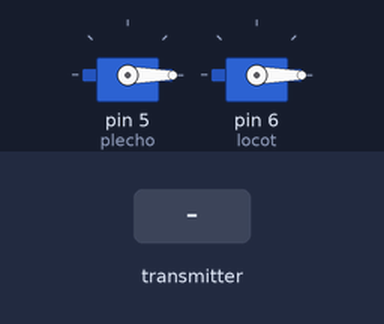
Bench run of a sketch on a simulated Arduino Uno, built with avr-gcc and run on an emulated ATmega328P. Shown: 2 × servo. The inputs (shaded band) are chosen by the test bench. No radio packets arrive unless stated.

Above: at 1.2 s.
1.3 s: the transmitter starts sending recieved_info.0 = 64
At 2.4 s:
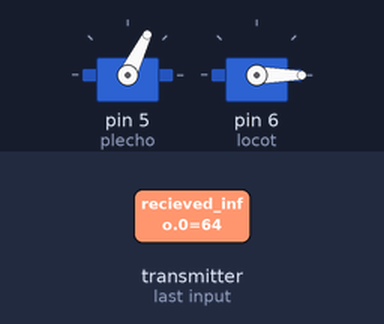
2.8 s: the transmitter starts sending recieved_info.1 = 64
At 3.5 s:
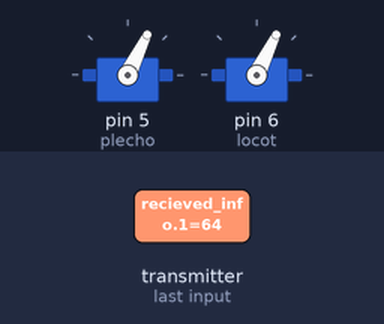
4.3 s: the transmitter starts sending recieved_info.0 = 0
At 4.7 s:
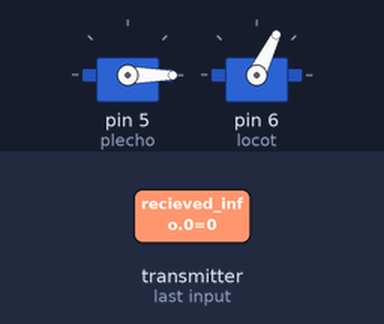
5.8 s: the transmitter starts sending recieved_info.1 = 128
At 7.0 s:
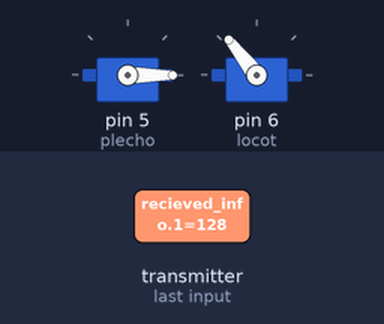
7.3 s: the transmitter starts sending recieved_info.0 = 128
At 8.2 s:
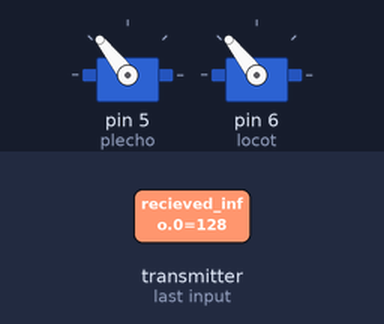
8.8 s: the transmitter starts sending recieved_info.1 = 0
At 9.3 s:
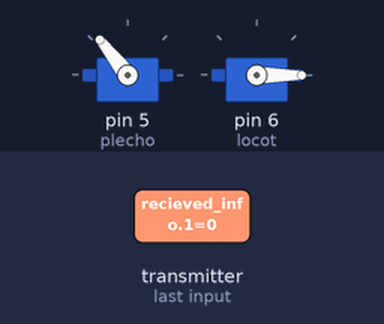
Timing chart, 0 to 11.3 s (numbered marks = the images above; inputs shaded):
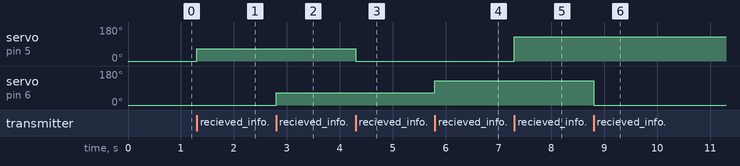

Measured:
- after the input at 1.3 s, servo on pin 5 (plecho): 0° → 64° at once
- after the input at 2.8 s, servo on pin 6 (locot): 0° → 64° at once
- after the input at 4.3 s, servo on pin 5 (plecho): 64° → 0° at once
- after the input at 5.8 s, servo on pin 6 (locot): 64° → 128° at once
- after the input at 7.3 s, servo on pin 5 (plecho): 0° → 128° at once
- after the input at 8.8 s, servo on pin 6 (locot): 128° → 0° at once

The sketch:

RX_22.ino
```cpp
/*   Данный скетч делает следующее: передатчик (TX) отправляет массив
 *   данных, который генерируется согласно показаниям с кнопки и с
 *   двух потенциомтеров. Приёмник (RX) получает массив, и записывает
 *   данные на реле, сервомашинку и генерирует ШИМ сигнал на транзистор.
    by AlexGyver 2016
*/

#include <SPI.h>
#include "nRF24L01.h"
#include "RF24.h"
#include <Servo.h>

RF24 radio(9,10); // "создать" модуль на пинах 9 и 10 Для Уно
//RF24 radio(9,53); // для Меги

byte recieved_info[2];
byte plecho = 5;
byte locot = 6;

Servo plecho_s;
Servo locot_s;


byte address[][6] = {"1Node","2Node","3Node","4Node","5Node","6Node"};  //возможные номера труб

void setup(){
  Serial.begin(9600); //открываем порт для связи с ПК

  //pinMode(plecho


  plecho_s.attach(plecho);
  locot_s.attach(locot);


  radio.begin(); //активировать модуль
  radio.setAutoAck(1);         //режим подтверждения приёма, 1 вкл 0 выкл
  radio.setRetries(0,15);     //(время между попыткой достучаться, число попыток)
  radio.enableAckPayload();    //разрешить отсылку данных в ответ на входящий сигнал
  radio.setPayloadSize(32);     //размер пакета, в байтах

  radio.openReadingPipe(1,address[0]);      //хотим слушать трубу 0
  radio.setChannel(0x60);  //выбираем канал (в котором нет шумов!)

  radio.setPALevel (RF24_PA_MAX); //уровень мощности передатчика. На выбор RF24_PA_MIN, RF24_PA_LOW, RF24_PA_HIGH, RF24_PA_MAX
  radio.setDataRate (RF24_250KBPS); //скорость обмена. На выбор RF24_2MBPS, RF24_1MBPS, RF24_250KBPS
  //должна быть одинакова на приёмнике и передатчике!
  //при самой низкой скорости имеем самую высокую чувствительность и дальность!!

  radio.powerUp(); //начать работу
  radio.startListening();  //начинаем слушать эфир, мы приёмный модуль
}

void loop() {
    byte pipeNo;
    while( radio.available(&pipeNo)){    // слушаем эфир со всех труб
      radio.read( &recieved_info, sizeof(recieved_info) );         // чиатем входящий сигнал
   }

   plecho_s.write(recieved_info[0] );
   locot_s.write(recieved_info[1] );
   //Serial.print(recieved_info[0]);
   //Serial.print(" ");
  //Serial.println(recieved_info[1]);
}
```
